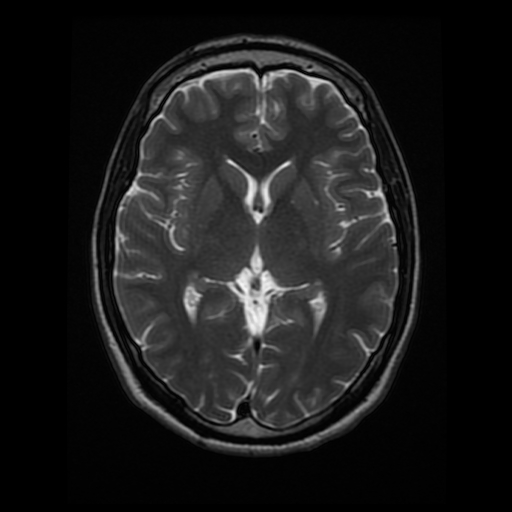
#> input picture Part 1 - Introduction to Computer Vision/images/brain_MR.jpg, 512 x 512 px, found by its file name
$ jupyter execute 'Fourier Transform of Filters.ipynb'   (shell and % lines are left out)
#> lines starting #> are read from the running program, lines starting #| are printed output that depends on the picture
## High and Low Pass Filters

Now, you might be wondering, what makes filters high and low-pass; why is a Sobel filter high-pass and a Gaussian filter low-pass?

Well, you can actually visualize the frequencies that these filters block out by taking a look at their fourier transforms. The frequency components of any image can be displayed after doing a Fourier Transform (FT). An FT looks at the components of an image (edges that are high-frequency, and areas of smooth color as low-frequency), and plots the frequencies that occur as points in spectrum. So, let's treat our filters as small images, and display them in the frequency domain!

[cell 1]
import numpy as np
import matplotlib.pyplot as plt
import cv2


# Define gaussian, sobel, and laplacian (edge) filters

gaussian = (1/9)*np.array([[1, 1, 1],
                           [1, 1, 1],
                           [1, 1, 1]])

sobel_x= np.array([[-1, 0, 1],
                   [-2, 0, 2],
                   [-1, 0, 1]])

sobel_y= np.array([[-1,-2,-1],
                   [0, 0, 0],
                   [1, 2, 1]])

# laplacian, edge filter
laplacian=np.array([[0, 1, 0],
                    [1,-4, 1],
                    [0, 1, 0]])

filters = [gaussian, sobel_x, sobel_y, laplacian]
filter_name = ['gaussian','sobel_x', \
                'sobel_y', 'laplacian']


# perform a fast fourier transform on each filter
# and create a scaled, frequency transform image
f_filters = [np.fft.fft2(x) for x in filters]
fshift = [np.fft.fftshift(y) for y in f_filters]
frequency_tx = [np.log(np.abs(z)+1) for z in fshift]

# display 4 filters
for i in range(len(filters)):
    plt.subplot(2,2,i+1),plt.imshow(frequency_tx[i],cmap = 'gray')
    plt.title(filter_name[i]), plt.xticks([]), plt.yticks([])

plt.show()
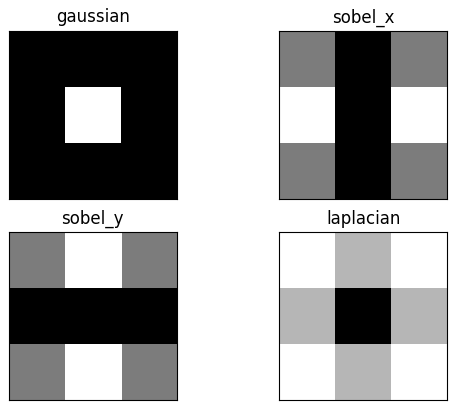
#> figure drawn by matplotlib, 4 panels

Areas of white or light gray, allow that part of the frequency spectrum through! Areas of black mean that part of the spectrum is blocked out of the image.

Recall that the low frequencies in the frequency spectrum are at the center of the frequency transform image, and high frequencies are at the edges. You should see that the Gaussian filter allows only low-pass frequencies through, which is the center of the frequency transformed image. The sobel filters block out frequencies of a certain orientation and a laplace (all edge, regardless of orientation) filter, should block out low-frequencies!

You are encouraged to load in an image, apply a filter to it using `filter2d` then visualize what the fourier transform of that image looks like before and after a filter is applied.

[cell 2]
## TODO: load in an image, and filter it using a kernel of your choice
## apply a fourier transform to the original *and* filtered images and compare them

# perform a fast fourier transform and create a scaled, frequency transform image
def ft_image(norm_image):
    '''This function takes in a normalized, grayscale image
       and returns a frequency spectrum transform of that image. '''
    f = np.fft.fft2(norm_image)
    fshift = np.fft.fftshift(f)
    frequency_tx = 20*np.log(np.abs(fshift))

    return frequency_tx

# Read in the image
image = cv2.imread('images/brain_MR.jpg')
#> image is the input picture: shape (512, 512, 3); min 0, max 247, mean 26.9

# Make a copy of the image
image_copy = np.copy(image)

# Change color to RGB (from BGR)
image_copy = cv2.cvtColor(image_copy, cv2.COLOR_BGR2RGB)


# Convert to grayscale for filtering
gray = cv2.cvtColor(image_copy, cv2.COLOR_RGB2GRAY)


# Create a Gaussian blurred image
filtered_image = cv2.filter2D(gray, -1, filters[3])
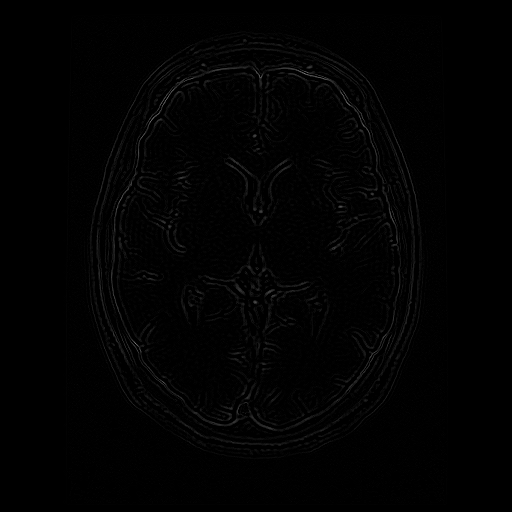
#> filtered_image: shape (512, 512); min 0, max 120, mean 2


# normalize the image color values from a range of [0,255] to [0,1] for further processing
norm_filtered = filtered_image/255.0
norm_gray = gray/255.0

# Call the function on the normalized images
# and display the transforms
f_filtered = ft_image(norm_filtered)
#> in ft_image, `frequency_tx = 20*np.log(np.abs(fshift))`:
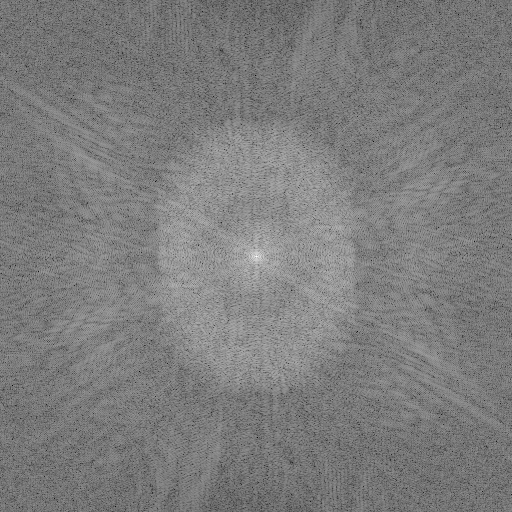
#> frequency_tx: shape (512, 512) float64; min -79.26, max 152.7, mean 34.7; drawn with min black and max white
f_gray = ft_image(norm_gray)
#> in ft_image (call 2), `frequency_tx = 20*np.log(np.abs(fshift))`:
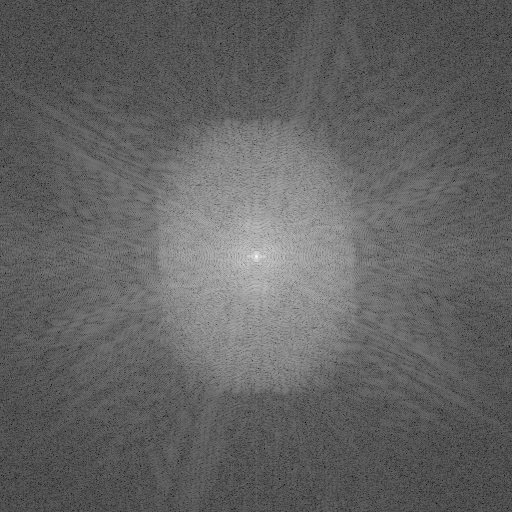
#> frequency_tx: shape (512, 512) float64; min -101.6, max 204.5, mean 17.4; drawn with min black and max white

f, (ax1, ax2, ax3) = plt.subplots(1, 3, figsize=(20,10))

ax1.set_title('frequency transform gray image')
ax1.imshow(f_gray, cmap='gray')

ax2.set_title('frequency transform blurred image')
ax2.imshow(f_filtered, cmap='gray')

ax3.set_title('filtered image')
ax3.imshow(filtered_image , cmap='gray')
